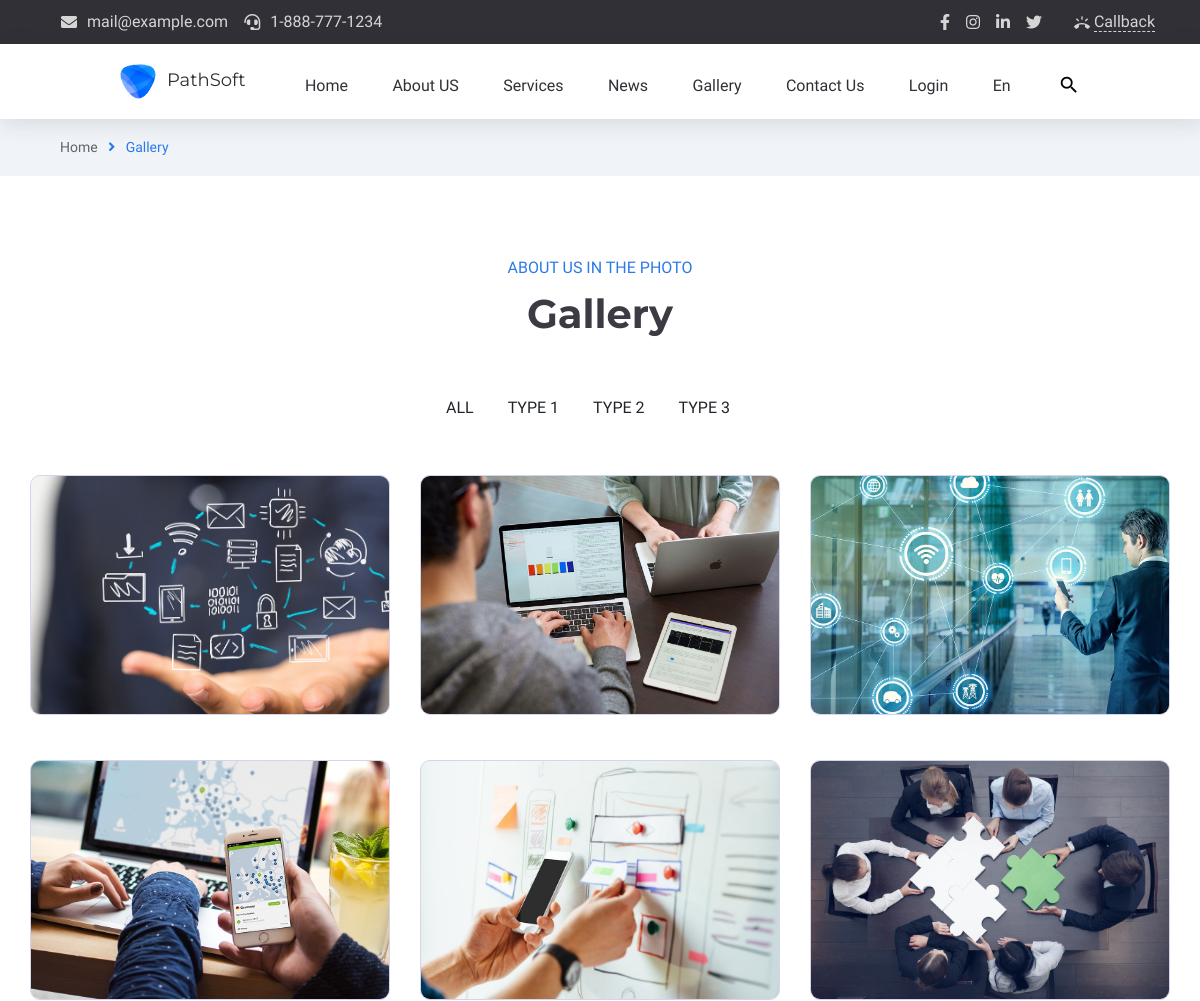
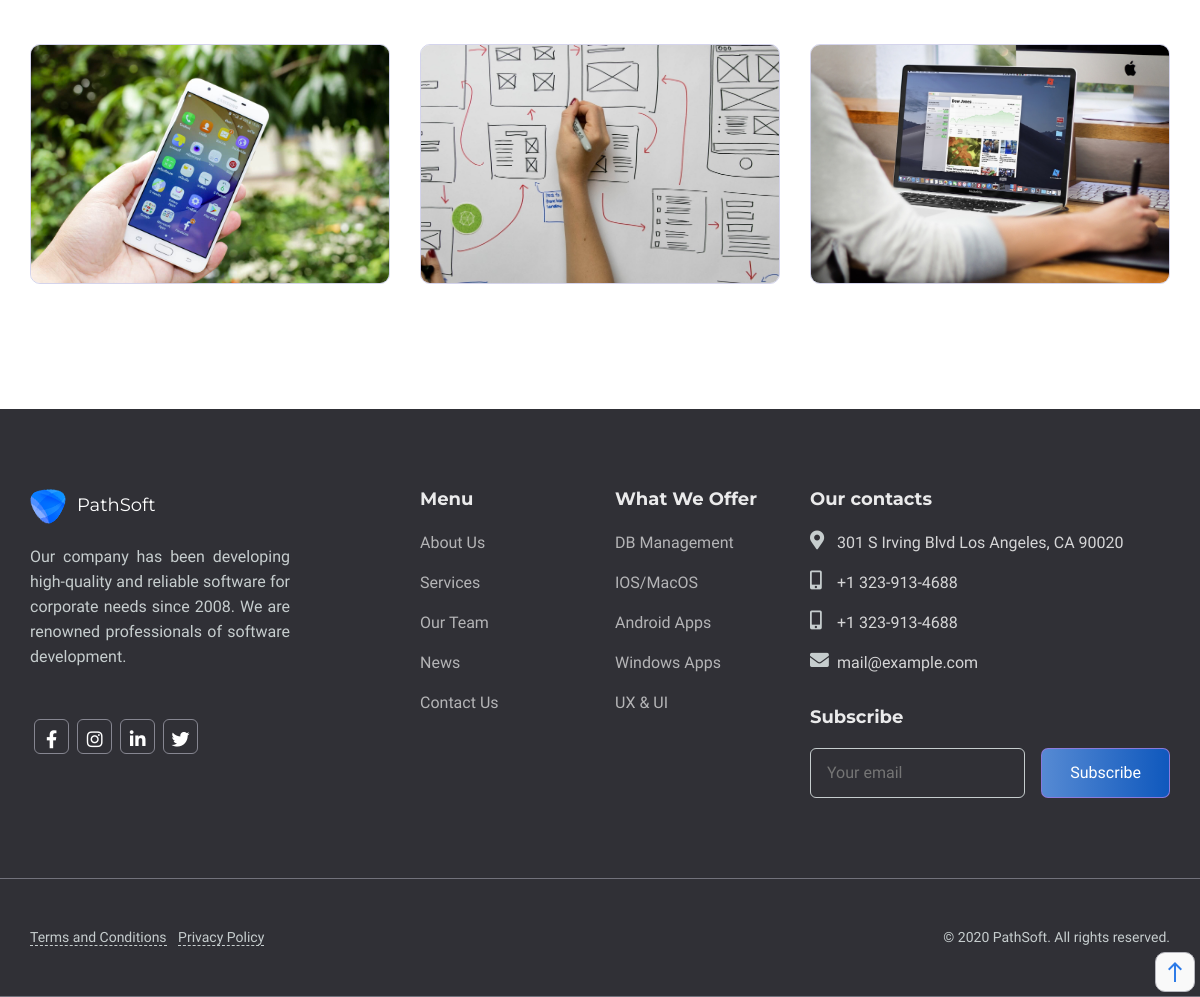
The page /gallery on the database its author committed (2 pictures, top to bottom).
### app/models.py (models this page shows)
class HeaderContact(db.Model):
    id=db.Column(db.Integer,primary_key=True)
    hc_content=db.Column(db.String(255))
    hc_icon_class=db.Column(db.String(255))
    hc_url=db.Column(db.String(255))

class HeaderSocialIcon(db.Model):
    id=db.Column(db.Integer,primary_key=True)
    hsi_name=db.Column(db.String(255))
    hsi_css_class=db.Column(db.String(255))
    hsi_url=db.Column(db.String(255))

class MeniuLogo(db.Model):
    id=db.Column(db.Integer,primary_key=True)
    logo_title=db.Column(db.String(255))
    logo_url=db.Column(db.String(255))
    logo_alt=db.Column(db.String(255))
    logo_img=db.Column(db.String(255))

class MeniuName(db.Model):
    id=db.Column(db.Integer,primary_key=True)
    meniu_title=db.Column(db.String(255))
    meniu_url=db.Column(db.String(255))
    meniu_icon=db.Column(db.String(255))

class GalleryHeading(db.Model):
    id=db.Column(db.Integer,primary_key=True)
    gallery_subheding=db.Column(db.String(255))
    gallery_heading=db.Column(db.String(255))

class GalleryMenu(db.Model):
    id=db.Column(db.Integer,primary_key=True)
    gallery_menu=db.Column(db.String(255))

class GalleryBox(db.Model):
    id=db.Column(db.Integer,primary_key=True)
    gallerybox_title=db.Column(db.String(255))
    gallerybox_img=db.Column(db.String(255))

class FooterCompanyInfo(db.Model):
    id=db.Column(db.Integer,primary_key=True)
    company_info=db.Column(db.String(255))

class FooterSocialIcon(db.Model):
    id=db.Column(db.Integer,primary_key=True)
    footer_si_name=db.Column(db.String(255))
    footer_si_class=db.Column(db.String(255))
    footer_si_link=db.Column(db.String(255))

class FooterMenu(db.Model):
    id=db.Column(db.Integer,primary_key=True)
    ft_menu_name=db.Column(db.String(255))
    ft_menu_link=db.Column(db.String(255))

class FooterOffer(db.Model):
    id=db.Column(db.Integer,primary_key=True)
    offer=db.Column(db.String(255))
    offer_link=db.Column(db.String(255))

class FooterContact(db.Model):
    id=db.Column(db.Integer,primary_key=True)
    footer_contact_name=db.Column(db.String(255))
    footer_contact_icon=db.Column(db.String(255))
    footer_contact_link=db.Column(db.String(255))

### main/routes.py (the view)
@app.route("/gallery")
def gallery_index():
    header_contacts=HeaderContact.query.all()
    headersocial_icons=HeaderSocialIcon.query.all()
    logos=MeniuLogo.query.all()
    meniu_names=MeniuName.query.all()
    galleryheadings=GalleryHeading.query.all()
    gallerymenus=GalleryMenu.query.all()
    company_info_footers=FooterCompanyInfo.query.all()
    footer_social_icons=FooterSocialIcon.query.all()
    footer_menus=FooterMenu.query.all()
    footer_offers=FooterOffer.query.all()
    footer_contacts=FooterContact.query.all()
    galleryboxs=GalleryBox.query.all()
    return render_template("main/gallery.html",gallerymenus=gallerymenus, galleryheadings=galleryheadings, galleryboxs=galleryboxs, company_info_footers=company_info_footers ,footer_social_icons=footer_social_icons ,footer_menus=footer_menus ,footer_offers=footer_offers ,footer_contacts=footer_contacts , header_contacts=header_contacts, headersocial_icons=headersocial_icons, logos=logos, meniu_names=meniu_names)

### app/templates/main/gallery.html (shortened to what this page needs)
{% extends "main/base.html" %}{% block contentmain %}
<section id="crumbs">
    <div class="container crumbs-bread">
        <div class="row align-items-center justify-content-between">
            <div class="col-auto">
                <div class="crumbs-info">
                    <span class="crumbs-home"><a href="/">Home</a></span> <i class="fas fa-angle-right"></i>
                    <span class="crumbs-about">Gallery</span>
                </div>
            </div>
        </div>
    </div>
</section>
<section id="gallery">
    <div class="container section-padding">
        <div class="row">
            <div class="col-12">
                {% for galleryheading in galleryheadings %}
                <div class="section-heading">
                    <span class="section-heading-span">{{galleryheading.gallery_subheding}}</span>
                    <h2 class="section-heading-h2">{{galleryheading.gallery_heading}}</h2>
                </div>
                {% endfor %}
            </div>
            <div class="col-12">
                <div class="section-nav">
                    <ul class="section-nav-list d-flex gallery-nav-list">
                        {% for gallerymenu in gallerymenus %}
                        <li>{{gallerymenu.gallery_menu}}</li>
                        {% endfor %}
                    </ul>
                </div>
            </div>
        </div>
        <div class="row justify-content-center ">
            {% for gallerybox in galleryboxs %}
            <div class="col-4 col-margin">
                <a href="#!" class="gallery-item">
                    <img src="/static/uploads/{{gallerybox.gallerybox_img}}" alt="{{gallerybox.gallerybox_title}}">
                </a>
            </div>
            {% endfor %}
        </div>
    </div>
</section>
{% endblock %}

### app/templates/main/base.html (shortened to what this page needs)
<!doctype html>
<html lang="en">
<head>
    <link rel="stylesheet" href="https://cdnjs.cloudflare.com/ajax/libs/font-awesome/5.15.3/css/all.min.css"
 />
    <link rel="stylesheet" href="https://cdn.jsdelivr.net/npm/bootstrap-icons@1.4.1/font/bootstrap-icons.css">
    <link rel="stylesheet" href="https://stackpath.bootstrapcdn.com/bootstrap/4.3.1/css/bootstrap.min.css"
>
    <link rel="stylesheet" href="/static/main/css/style.css">
    <link rel="stylesheet" href="/static/main/css/about.css">
    <link rel="stylesheet" href="/static/main/css/blog.css">
    <link rel="stylesheet" href="/static/main/css/contact.css">
    <link rel="stylesheet" href="/static/main/css/login.css">
    <link rel="stylesheet" href="/static/main/css/gallery.css">
    <link rel="stylesheet" href="/static/main/css/blogitem.css">
</head>
<body>
    <nav id="header-contact">
        <div class="container con">
            <div class="row align-items-center justify-content-between">
                <div class="col-auto">
                    <ul class="header-top-info align-items-center justify-content-between d-flex">
                        {% for header_contact in header_contacts %}
                        <li>
                            <a href="{{header_contact.hc_url}}">
                                <i class="{{header_contact.hc_icon_class}}"></i>
                                <span>{{header_contact.hc_content}}</span>
                            </a>
                        </li>
                        {% endfor %}
                    </ul>
                </div>
                <div class="col-auto">
                    <div class="header-top-links align-items-center justify-content-between d-flex ">
                        <ul class="social-links">
                            {% for headersocial_icon in headersocial_icons %}
                            <li>
                                <a href="{{headersocial_icon.hsi_url}}"><i
                                        class="{{headersocial_icon.hsi_css_class}}"></i></a>
                            </li>
                            {% endfor %}
                        </ul>
                        <div class="header-top-btn">
                            <a href="#" class="header-call-back-link">
                                <i class="material-icons">ring_volume</i>
                                <span>Callback</span>
                            </a>
                        </div>
                    </div>
                </div>
            </div>
        </div>
    </nav>
    <section id="meniu-bar" class="sticky-menu">
        <div class="meniu-nav">
            {% for logo in logos %}
            <div class="logo">
                <a href="{{logo.logo_url}}"><img src="/static/uploads/{{logo.logo_img}}" alt="{{logo.logo_alt}}">
                    <span>{{logo.logo_title}}</span>
                </a>
            </div>
            {% endfor %}
            <div class="meniu-item">
                <ul>
                    {% for meniu_name in meniu_names %}
                    <li>
                        <a href="{{meniu_name.meniu_url}}" class="menu-list-to" data-title="{{meniu_name.meniu_title}}">
                            <span data-title="{{meniu_name.meniu_title}}"> {{meniu_name.meniu_title}}</span>
                            <i class="{{meniu_name.meniu_icon}}"></i>
                        </a>
                    </li>
                    {% endfor %}
                    <li class="menu-search">
                        <a href="http://">
                            <i class="material-icons md-22 header-search-ico-search">search</i></a>
                    </li>
                </ul>
            </div>
        </div>
    </section>
    {% block contentmain %}
    {% endblock %}
    <section id="footer">
        <div class="container section-padding">
            <div class="row">
                <div class="col-4">
                    <div class="footer-item">
                        {% for logo in logos %}
                        <div class="logo">
                            <a href="{{logo.logo_url}}"><img src="/static/uploads/{{logo.logo_img}}"
                                    alt="{{logo.logo_alt}}">
                                <span>{{logo.logo_title}}</span>
                            </a>
                        </div>
                        {% endfor %}
                        <div class="company-info">
                            {% for company_info_footer in company_info_footers %}
                            <p>{{company_info_footer.company_info}}</p>
                            {% endfor %}
                        </div>
                        <div class="company-sosial-media">
                            {% for footer_social_icon in footer_social_icons %}
                            <a href="{{footer_social_icon.footer_si_link}}">
                                <div class="company-sosial-icon" title="{{footer_social_icon.footer_si_name}}"><i
                                        class="{{footer_social_icon.footer_si_class}}"></i></div>
                            </a>
                            {% endfor %}
                        </div>
                    </div>
                </div>
                <div class="col-2">
                    <div class="company-menu">
                        <h4>Menu</h4>
                        <ul class="company-footer-meniu">
                            {% for footer_menu in footer_menus %}
                            <li>
                                <a href="{{footer_menu.ft_menu_link}}" class="menu-list-to footer-list-to"
                                    data-title="{{footer_menu.ft_menu_name}}">
                                    <span data-title="{{footer_menu.ft_menu_name}}">{{footer_menu.ft_menu_name}}</span>
                                </a>
                            </li>
                            {% endfor %}
                        </ul>
                    </div>
                </div>
                <div class="col-2">
                    <div class="company-menu">
                        <h4>What We Offer</h4>
                        <ul class="company-footer-meniu">
                            {% for footer_offer in footer_offers %}
                            <li>
                                <a href="{{footer_offer.offer_link}}" class="menu-list-to footer-list-to"
                                    data-title="{{footer_offer.offer}}">
                                    <span data-title="{{footer_offer.offer}}"> {{footer_offer.offer}}</span>
                                </a>
                            </li>
                            {% endfor %}
                        </ul>
                    </div>
                </div>
                <div class="col-4">
                    <div class="company-contacts">
                        <h4>Our contacts</h4>
                        <div class="company-contacts-item">
                            <ul class="footer-contact">
                                {% for footer_contact in footer_contacts %}
                                <li class="d-flex">
                                    <i class="{{footer_contact.footer_contact_icon}}"></i>
                                    <div class="footer-contact-info"> <a
                                            href="{{footer_contact.footer_contact_link}}">{{footer_contact.footer_contact_name}}</a>
                                    </div>
                                </li>
                                {% endfor %}
                            </ul>
                            <div class="company-contacts-form">
                                <h4>Subscribe</h4>
                                <div class="contacts-form">
                                    <form action="" class="d-flex">
                                        <input type="text" placeholder="Your email" name="mail" required
                                            class="form-email">
                                        <input type="submit" value="Subscribe" class="form-subscribe">
                                    </form>
                                </div>
                            </div>
                        </div>
                    </div>
                </div>
            </div>
        </div>
    </section>
    <section id="copyright">
        <div class="container copyright-padding">
            <div class="row">
                <div class="col-12">
                    <div class="copyright-item">
                        <div class="footer-links">
                            <a href="http://"><span class="conditions">Terms and Conditions</span> </a>
                            <a href="http://"><span class="privacy">Privacy Policy</span></a>
                        </div>
                        <div class="copyright-text">&#169 2020 PathSoft. All rights reserved.</div>
                    </div>
                </div>
            </div>
        </div>
    </section>
    <a href="#geriqayt" class="geriqayt"><i class="material-icons"> east</i></a>
</body>
</html>

### app/static/main/css/about.css (style rules this page uses)
#crumbs { background-color: #f0f4f8; }
.crumbs-bread { padding: 18px 0; }
.crumbs-info { font-size: 14px; margin:0 30px; }
.crumbs-home a { color: #63636b; }
.crumbs-info i { color: #2c7ae7; padding: 0px 7px; }
.crumbs-about { color: #2c7ae7; }

### app/static/main/css/blog.css (style rules this page uses)
ul { padding: 0; }
input { overflow: visible; }
[type="submit"]:not(:disabled), button:not(:disabled) { cursor: pointer; }
img { vertical-align: middle; border-style: none; }

### app/static/main/css/contact.css (style rules this page uses)
.section-heading { width: 100%; margin-bottom: 56px; text-align: center; }
.section-heading-span { font-size: 1rem; color: #2c7ae7; }
.section-heading-h2 { font-weight: 700; font-size: 2.5rem; margin: 0px; margin-top: 10px; font-family: Montserrat, sans-serif; color: #3b3b44; }

### app/static/main/css/gallery.css (style rules this page uses)
.section-nav { position: relative; margin-bottom: 3rem; margin-top: -0.3125rem; }
.section-nav-list { list-style: none; margin: 0; padding: 0.3125rem 0; align-items: center; justify-content: center; font-size: 1rem; text-transform: uppercase; width: 100%; overflow-x: auto; }
.section-nav-list li { cursor: pointer; padding: 2px 5px; margin-right: 1.5rem; white-space: nowrap; transition: all 0.25s; }
.gallery-item { position: relative; margin: 0; display: block; width: 100%; height: 240px; text-decoration: none; color: #ffffff; background-color: #f0f4f8; overflow: hidden; border: 1px solid #d4d4ec; border-radius: 10px; }
.gallery-item img { display: block; width: 100%; height: 100%; -o-object-fit: cover; object-fit: cover; }

### rows shown on the page
HeaderContact: hc_content "mail@example.com"
HeaderContact: hc_content "1-888-777-1234"
MeniuLogo: logo_img (picture), logo_title "PathSoft"
MeniuName: meniu_title "Home"
MeniuName: meniu_title "About US"
MeniuName: meniu_title "Services"
MeniuName: meniu_title "News"
MeniuName: meniu_title "Gallery"
MeniuName: meniu_title "Contact Us"
MeniuName: meniu_title "Login"
MeniuName: meniu_title "En"
GalleryHeading: gallery_subheding "ABOUT US IN THE PHOTO", gallery_heading "Gallery"
GalleryMenu: gallery_menu "ALL"
GalleryMenu: gallery_menu "TYPE 1"
GalleryMenu: gallery_menu "TYPE 2"
GalleryMenu: gallery_menu "TYPE 3"
GalleryBox: gallerybox_img (picture)
GalleryBox: gallerybox_img (picture)
GalleryBox: gallerybox_img (picture)
GalleryBox: gallerybox_img (picture)
GalleryBox: gallerybox_img (picture)
GalleryBox: gallerybox_img (picture)
GalleryBox: gallerybox_img (picture)
GalleryBox: gallerybox_img (picture)
GalleryBox: gallerybox_img (picture)
FooterCompanyInfo: company_info "Our company has been developing high-quality and reliable software for corporate needs since 2008. We are renowned professionals of software development."
FooterMenu: ft_menu_name "About Us"
FooterMenu: ft_menu_name "Services"
FooterMenu: ft_menu_name "Our Team"
FooterMenu: ft_menu_name "News"
FooterMenu: ft_menu_name "Contact Us"
FooterOffer: offer "DB Management"
FooterOffer: offer "IOS/MacOS"
FooterOffer: offer "Android Apps"
FooterOffer: offer "Windows Apps"
FooterOffer: offer "UX & UI"
FooterContact: footer_contact_name "301 S Irving Blvd Los Angeles, CA 90020"
FooterContact: footer_contact_name "+1 323-913-4688"
FooterContact: footer_contact_name "+1 323-913-4688"
FooterContact: footer_contact_name "mail@example.com"
